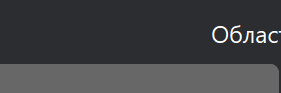
#> input picture screenshot.png, 281 x 93 px
$ python main2.py
#> lines starting #> are read from the running program, lines starting #| are printed output that depends on the picture; after the words box and inside, x2 and y2 are one past the last pixel; in counts of white or black regions, pixels touching at a corner belong together
# from PIL import Image, ImageOps
# import pytesseract
# import os
#
# from config import OUTPUT_IMAGE, Tesseract_FILE_PATH, Tesseract_DIR_PATH
#
#
# def preprocess_and_ocr(image_path, tesseract_cmd, tessdata_prefix, lang):
#     pytesseract.pytesseract.tesseract_cmd = tesseract_cmd
#     os.environ['TESSDATA_PREFIX'] = tessdata_prefix
#
#     img = Image.open(image_path)
#
#     # Преобразуем в градации серого
#     img = img.convert('L')
#
#     # Инвертируем (если фон светлый)
#     img = ImageOps.invert(img)
#
#     # Применим бинаризацию
#     threshold = 128
#     img = img.point(lambda x: 0 if x < threshold else 255, '1')
#
#     # Опционально: сохраним для отладки
#     img.save("processed.png")
#
#     text = pytesseract.image_to_string(img)
#     print(text)
#     print(f"Распознанный текст: {text.strip()}")
#     return text.strip()
#
# print(preprocess_and_ocr(OUTPUT_IMAGE,Tesseract_FILE_PATH, Tesseract_DIR_PATH, 'eng'))
from PIL import Image, ImageOps
import pytesseract
import os

from config import OUTPUT_IMAGE, Tesseract_FILE_PATH, Tesseract_DIR_PATH

def preprocess_and_ocr(image_path, tesseract_cmd, tessdata_prefix, lang):
#> called with image_path = 'screenshot.png', tesseract_cmd = 'Tesseract-OCR\\tesseract.exe', tessdata_prefix = 'Tesseract-OCR/tessdata', lang = 'eng'
    pytesseract.pytesseract.tesseract_cmd = tesseract_cmd
    os.environ['TESSDATA_PREFIX'] = tessdata_prefix

    img = Image.open(image_path)
#> img is the input picture: PIL image 281x93 RGB; mean R, G, B 64.2, 65.6, 67.6

    # 👉 Проверим и выведем DPI и размер изображения
    dpi = img.info.get('dpi', (72, 72))  # если не указано — по умолчанию 72 dpi
#> dpi = (96.01, 96.01)
    print(f"[INFO] DPI изображения: {dpi}")
#| [INFO] DPI изображения: (96.012, 96.012)
    print(f"[INFO] Размер изображения в пикселях: {img.size}")  # (width, height)
#| [INFO] Размер изображения в пикселях: (281, 93)

    # Преобразуем в градации серого
    img = img.convert('L')
#> img: PIL image 281x93 L

    # Инвертируем (если фон светлый)
    img = ImageOps.invert(img)
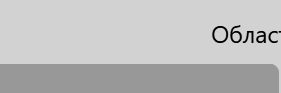
#> img: PIL image 281x93 L; min 0, max 210, mean 189.4

    # Применим бинаризацию
    threshold = 128
    img = img.point(lambda x: 0 if x < threshold else 255, '1')
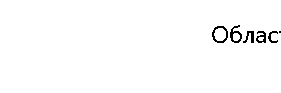
#> img: PIL image 281x93 1; 98.6% white; black in thin lines or dots, all inside (x1, y1, x2, y2) = (212, 25, 281, 43)

    # Опционально: сохраним для отладки
    img.save("processed.png")

    text = pytesseract.image_to_string(img)
    print(f"[INFO] Распознанный текст: {text.strip()}")
    return text.strip()

print(preprocess_and_ocr(OUTPUT_IMAGE, Tesseract_FILE_PATH, Tesseract_DIR_PATH, 'eng'))
#> (the call stopped at in preprocess_and_ocr, `text = pytesseract.image_to_string(img)`: pytesseract is not available in this run)
